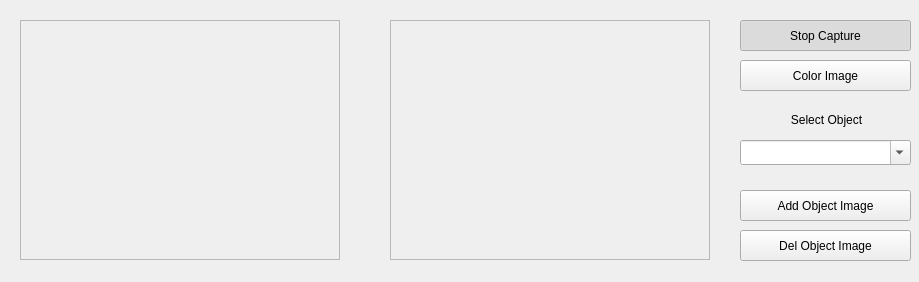
<?xml version="1.0" encoding="UTF-8"?>
<ui version="4.0">
 <class>MainWindow</class>
 <widget class="QWidget" name="MainWindow">
  <property name="geometry">
   <rect>
    <x>0</x>
    <y>0</y>
    <width>919</width>
    <height>282</height>
   </rect>
  </property>
  <property name="windowTitle">
   <string>Proyecto de Visión Artificial</string>
  </property>
  <widget class="QFrame" name="imageFrameS">
   <property name="geometry">
    <rect>
     <x>20</x>
     <y>20</y>
     <width>320</width>
     <height>240</height>
    </rect>
   </property>
   <property name="frameShape">
    <enum>QFrame::StyledPanel</enum>
   </property>
   <property name="frameShadow">
    <enum>QFrame::Raised</enum>
   </property>
  </widget>
  <widget class="QFrame" name="imageFrameD">
   <property name="geometry">
    <rect>
     <x>390</x>
     <y>20</y>
     <width>320</width>
     <height>240</height>
    </rect>
   </property>
   <property name="frameShape">
    <enum>QFrame::StyledPanel</enum>
   </property>
   <property name="frameShadow">
    <enum>QFrame::Raised</enum>
   </property>
  </widget>
  <widget class="QPushButton" name="captureButton">
   <property name="geometry">
    <rect>
     <x>740</x>
     <y>20</y>
     <width>171</width>
     <height>31</height>
    </rect>
   </property>
   <property name="text">
    <string>Stop Capture</string>
   </property>
   <property name="checkable">
    <bool>true</bool>
   </property>
   <property name="checked">
    <bool>true</bool>
   </property>
  </widget>
  <widget class="QPushButton" name="colorButton">
   <property name="geometry">
    <rect>
     <x>740</x>
     <y>60</y>
     <width>171</width>
     <height>31</height>
    </rect>
   </property>
   <property name="text">
    <string>Color Image</string>
   </property>
   <property name="checkable">
    <bool>true</bool>
   </property>
   <property name="checked">
    <bool>false</bool>
   </property>
  </widget>
  <widget class="QPushButton" name="addObjBtn">
   <property name="geometry">
    <rect>
     <x>740</x>
     <y>190</y>
     <width>171</width>
     <height>31</height>
    </rect>
   </property>
   <property name="text">
    <string>Add Object Image</string>
   </property>
   <property name="checkable">
    <bool>false</bool>
   </property>
   <property name="checked">
    <bool>false</bool>
   </property>
  </widget>
  <widget class="QPushButton" name="delObjBtn">
   <property name="geometry">
    <rect>
     <x>740</x>
     <y>230</y>
     <width>171</width>
     <height>31</height>
    </rect>
   </property>
   <property name="text">
    <string>Del Object Image</string>
   </property>
   <property name="checkable">
    <bool>false</bool>
   </property>
   <property name="checked">
    <bool>false</bool>
   </property>
  </widget>
  <widget class="QLabel" name="selectObjLabel">
   <property name="geometry">
    <rect>
     <x>746</x>
     <y>110</y>
     <width>161</width>
     <height>20</height>
    </rect>
   </property>
   <property name="text">
    <string>Select Object</string>
   </property>
   <property name="alignment">
    <set>Qt::AlignCenter</set>
   </property>
  </widget>
  <widget class="QComboBox" name="boxObj">
   <property name="geometry">
    <rect>
     <x>740</x>
     <y>140</y>
     <width>171</width>
     <height>25</height>
    </rect>
   </property>
   <property name="editable">
    <bool>true</bool>
   </property>
  </widget>
 </widget>
 <resources/>
 <connections/>
</ui>
